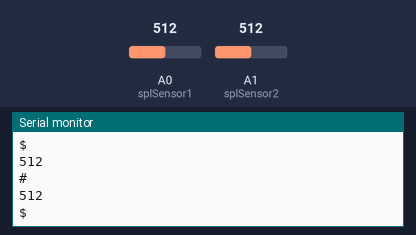
A sketch run on a simulated Arduino Uno, built with avr-gcc and run on an emulated ATmega328P. Parts: the last lines printed to the serial monitor. The inputs (shaded band) are chosen by the test bench; at power-on: A0 (splSensor1) = 512, A1 (splSensor2) = 512.

Above: at 1.2 s.
1.3 s: A0 (splSensor1) set to 716
2.8 s: A1 (splSensor2) set to 306
At 2.97 s:
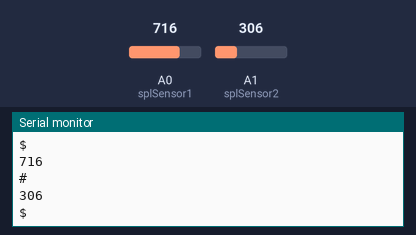
4.3 s: A0 (splSensor1) set to 900
5.8 s: A1 (splSensor2) set to 122
At 5.98 s:
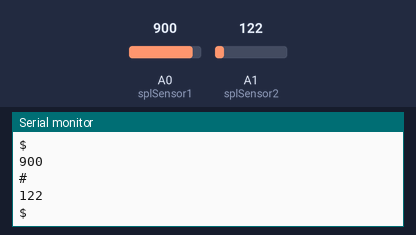
Timing chart, 0 to 8.3 s (numbered marks = the images above; inputs shaded):
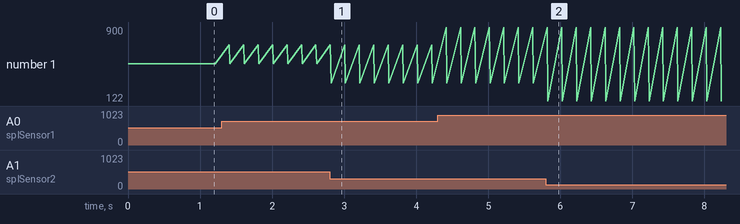

Measured:
- after the input at 2.8 s, the serial monitor: prints a new line at once (image 1)
- after the input at 5.8 s, the serial monitor: prints a new line at once (image 2)
- plotted number 1: 512 → 306 after the input at 2.8 s, 306 → 122 after the input at 5.8 s

The sketch:

sound_detector.ino
```cpp
const int splSensor1 = A0;   // the SPL output is connected to analog pin 0
const int splSensor2 = A1;

void setup() {
 Serial.begin(9600); //38400
}

void loop() {
  Serial.println(analogRead(splSensor1), DEC);
  Serial.println("#");
  Serial.println(analogRead(splSensor2), DEC);
  Serial.println("$");
  delay(200);  // delay to avoid overloading the serial port buffer
}
```
